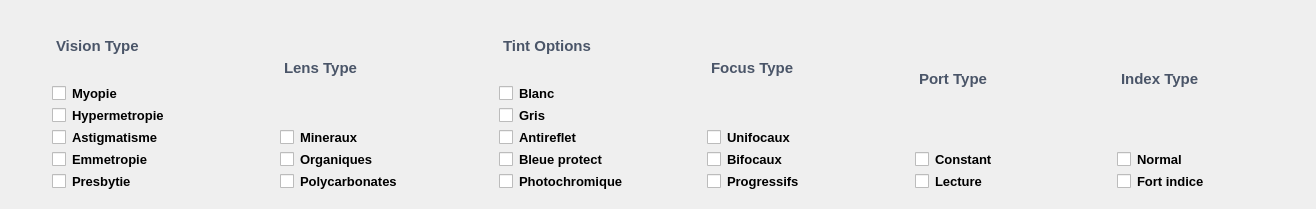
     <widget class="QWidget" name="widget" native="true">
      <property name="minimumSize">
       <size>
        <width>1316</width>
        <height>209</height>
       </size>
      </property>
      <property name="maximumSize">
       <size>
        <width>16777215</width>
        <height>227</height>
       </size>
      </property>
      <property name="styleSheet">
       <string notr="true">border-radius: 10px;
border:none;</string>
      </property>
      <layout class="QHBoxLayout" name="horizontalLayout_2">
       <item>
        <widget class="QFrame" name="vision_type">
         <property name="minimumSize">
          <size>
           <width>169</width>
           <height>0</height>
          </size>
         </property>
         <property name="maximumSize">
          <size>
           <width>190</width>
           <height>16777215</height>
          </size>
         </property>
         <property name="styleSheet">
          <string notr="true">
				color: black;

                font-weight: 800; /* font-medium */</string>
         </property>
         <property name="frameShape">
          <enum>QFrame::StyledPanel</enum>
         </property>
         <property name="frameShadow">
          <enum>QFrame::Raised</enum>
         </property>
         <layout class="QVBoxLayout" name="verticalLayout_6">
          <item>
           <widget class="QLabel" name="label_26">
            <property name="font">
             <font>
              <pointsize>11</pointsize>
              <bold>true</bold>
             </font>
            </property>
            <property name="styleSheet">
             <string notr="true">                font-size: 0.875em; /* text-sm */
                font-weight: 900; /* font-medium */
                color: #4a5568; /* text-gray-700 */
                margin-bottom: 8px; /* mb-2 */
border: none;</string>
            </property>
            <property name="text">
             <string>Vision Type</string>
            </property>
           </widget>
          </item>
          <item>
           <widget class="QCheckBox" name="Myopie">
            <property name="font">
             <font>
              <pointsize>10</pointsize>
              <bold>true</bold>
             </font>
            </property>
            <property name="styleSheet">
             <string notr="true">                width: 16px;
                height: 16px;
                border: none; /* 1px solid #9ca3af; border-gray-400 or similar */
                border-radius: 4px;
                margin-right: 8px; /* mr-2 */
</string>
            </property>
            <property name="text">
             <string>Myopie</string>
            </property>
           </widget>
          </item>
          <item>
           <widget class="QCheckBox" name="Hypermetropie">
            <property name="font">
             <font>
              <pointsize>10</pointsize>
              <bold>true</bold>
             </font>
            </property>
            <property name="styleSheet">
             <string notr="true">                width: 16px;
                height: 16px;
                border: none; /* 1px solid #9ca3af; border-gray-400 or similar */
                border-radius: 4px;
                margin-right: 8px; /* mr-2 */
</string>
            </property>
            <property name="text">
             <string>Hypermetropie</string>
            </property>
           </widget>
          </item>
          <item>
           <widget class="QCheckBox" name="Astigmatisme">
            <property name="font">
             <font>
              <pointsize>10</pointsize>
              <bold>true</bold>
             </font>
            </property>
            <property name="styleSheet">
             <string notr="true">                width: 16px;
                height: 16px;
                border: none; /* 1px solid #9ca3af; border-gray-400 or similar */
                border-radius: 4px;
                margin-right: 8px; /* mr-2 */
</string>
            </property>
            <property name="text">
             <string>Astigmatisme</string>
            </property>
           </widget>
          </item>
          <item>
           <widget class="QCheckBox" name="Emmetropie">
            <property name="font">
             <font>
              <pointsize>10</pointsize>
              <bold>true</bold>
             </font>
            </property>
            <property name="styleSheet">
             <string notr="true">                width: 16px;
                height: 16px;
                border: none; /* 1px solid #9ca3af; border-gray-400 or similar */
                border-radius: 4px;
                margin-right: 8px; /* mr-2 */
</string>
            </property>
            <property name="text">
             <string>Emmetropie</string>
            </property>
           </widget>
          </item>
          <item>
           <widget class="QCheckBox" name="presbytie">
            <property name="font">
             <font>
              <pointsize>10</pointsize>
              <bold>true</bold>
             </font>
            </property>
            <property name="styleSheet">
             <string notr="true">                width: 16px;
                height: 16px;
                border: none; /* 1px solid #9ca3af; border-gray-400 or similar */
                border-radius: 4px;
                margin-right: 8px; /* mr-2 */</string>
            </property>
            <property name="text">
             <string>Presbytie</string>
            </property>
           </widget>
          </item>
         </layout>
        </widget>
       </item>
       <item>
        <widget class="QFrame" name="lens_type">
         <property name="minimumSize">
          <size>
           <width>172</width>
           <height>0</height>
          </size>
         </property>
         <property name="maximumSize">
          <size>
           <width>181</width>
           <height>16777215</height>
          </size>
         </property>
         <property name="styleSheet">
          <string notr="true">
				color: black;

                font-weight: 800; /* font-medium */</string>
         </property>
         <property name="frameShape">
          <enum>QFrame::StyledPanel</enum>
         </property>
         <property name="frameShadow">
          <enum>QFrame::Raised</enum>
         </property>
         <layout class="QVBoxLayout" name="verticalLayout_7">
          <item>
           <widget class="QLabel" name="label_27">
            <property name="font">
             <font>
              <pointsize>11</pointsize>
              <bold>true</bold>
             </font>
            </property>
            <property name="styleSheet">
             <string notr="true">                font-size: 0.875em; /* text-sm */
                font-weight: 900; /* font-medium */
                color: #4a5568; /* text-gray-700 */
                margin-bottom: 8px; /* mb-2 */
border: none;</string>
            </property>
            <property name="text">
             <string>Lens Type</string>
            </property>
           </widget>
          </item>
          <item>
           <widget class="QCheckBox" name="Mineraux">
            <property name="font">
             <font>
              <pointsize>10</pointsize>
              <bold>true</bold>
             </font>
            </property>
            <property name="styleSheet">
             <string notr="true">                width: 16px;
                height: 16px;
                border: none; /* 1px solid #9ca3af; border-gray-400 or similar */
                border-radius: 4px;
                margin-right: 8px; /* mr-2 */
</string>
            </property>
            <property name="text">
             <string>Mineraux</string>
            </property>
           </widget>
          </item>
          <item>
           <widget class="QCheckBox" name="Organiques">
            <property name="font">
             <font>
              <pointsize>10</pointsize>
              <bold>true</bold>
             </font>
            </property>
            <property name="styleSheet">
             <string notr="true">                width: 16px;
                height: 16px;
                border: none; /* 1px solid #9ca3af; border-gray-400 or similar */
                border-radius: 4px;
                margin-right: 8px; /* mr-2 */
</string>
            </property>
            <property name="text">
             <string>Organiques</string>
            </property>
           </widget>
          </item>
          <item>
           <widget class="QCheckBox" name="Polycarbonates">
            <property name="font">
             <font>
              <pointsize>10</pointsize>
              <bold>true</bold>
             </font>
            </property>
            <property name="styleSheet">
             <string notr="true">                width: 16px;
                height: 16px;
                border: none; /* 1px solid #9ca3af; border-gray-400 or similar */
                border-radius: 4px;
                margin-right: 8px; /* mr-2 */
</string>
            </property>
            <property name="text">
             <string>Polycarbonates</string>
            </property>
           </widget>
          </item>
         </layout>
        </widget>
       </item>
       <item>
        <widget class="QFrame" name="tine_option">
         <property name="minimumSize">
          <size>
           <width>160</width>
           <height>0</height>
          </size>
         </property>
         <property name="maximumSize">
          <size>
           <width>170</width>
           <height>16777215</height>
          </size>
         </property>
         <property name="styleSheet">
          <string notr="true">
				color: black;

                font-weight: 800; /* font-medium */</string>
         </property>
         <property name="frameShape">
          <enum>QFrame::StyledPanel</enum>
         </property>
         <property name="frameShadow">
          <enum>QFrame::Raised</enum>
         </property>
         <layout class="QVBoxLayout" name="verticalLayout_8">
          <item>
           <widget class="QLabel" name="label_30">
            <property name="font">
             <font>
              <pointsize>11</pointsize>
              <bold>true</bold>
             </font>
            </property>
            <property name="styleSheet">
             <string notr="true">                font-size: 0.875em; /* text-sm */
                font-weight: 900; /* font-medium */
                color: #4a5568; /* text-gray-700 */
                margin-bottom: 8px; /* mb-2 */
border: none;</string>
            </property>
            <property name="text">
             <string>Tint Options</string>
            </property>
           </widget>
          </item>
          <item>
           <widget class="QCheckBox" name="Blanc">
            <property name="font">
             <font>
              <pointsize>10</pointsize>
              <bold>true</bold>
             </font>
            </property>
            <property name="styleSheet">
             <string notr="true">                width: 16px;
                height: 16px;
                border: none; /* 1px solid #9ca3af; border-gray-400 or similar */
                border-radius: 4px;
                margin-right: 8px; /* mr-2 */
</string>
            </property>
            <property name="text">
             <string>Blanc</string>
            </property>
           </widget>
          </item>
          <item>
           <widget class="QCheckBox" name="Gris">
            <property name="font">
             <font>
              <pointsize>10</pointsize>
              <bold>true</bold>
             </font>
            </property>
            <property name="styleSheet">
             <string notr="true">                width: 16px;
                height: 16px;
                border: none; /* 1px solid #9ca3af; border-gray-400 or similar */
                border-radius: 4px;
                margin-right: 8px; /* mr-2 */
 </string>
            </property>
            <property name="text">
             <string>Gris</string>
            </property>
           </widget>
          </item>
          <item>
           <widget class="QCheckBox" name="Antireflet">
            <property name="font">
             <font>
              <pointsize>10</pointsize>
              <bold>true</bold>
             </font>
            </property>
            <property name="styleSheet">
             <string notr="true">                width: 16px;
                height: 16px;
                border: none; /* 1px solid #9ca3af; border-gray-400 or similar */
                border-radius: 4px;
                margin-right: 8px; /* mr-2 */
</string>
            </property>
            <property name="text">
             <string>Antireflet</string>
            </property>
           </widget>
          </item>
          <item>
           <widget class="QCheckBox" name="bleue_protect">
            <property name="font">
             <font>
              <pointsize>10</pointsize>
              <bold>true</bold>
             </font>
            </property>
            <property name="styleSheet">
             <string notr="true">                width: 16px;
                height: 16px;
                border: none; /* 1px solid #9ca3af; border-gray-400 or similar */
                border-radius: 4px;
                margin-right: 8px; /* mr-2 */
</string>
            </property>
            <property name="text">
             <string>Bleue protect</string>
            </property>
           </widget>
          </item>
          <item>
           <widget class="QCheckBox" name="Photochromique">
            <property name="font">
             <font>
              <pointsize>10</pointsize>
              <bold>true</bold>
             </font>
            </property>
            <property name="styleSheet">
             <string notr="true">                width: 16px;
                height: 16px;
                border: none; /* 1px solid #9ca3af; border-gray-400 or similar */
                border-radius: 4px;
                margin-right: 8px; /* mr-2 */
 </string>
            </property>
            <property name="text">
             <string>Photochromique</string>
            </property>
           </widget>
          </item>
         </layout>
        </widget>
       </item>
       <item>
        <widget class="QFrame" name="focus_type">
         <property name="minimumSize">
          <size>
           <width>160</width>
           <height>0</height>
          </size>
         </property>
         <property name="maximumSize">
          <size>
           <width>170</width>
           <height>16777215</height>
          </size>
         </property>
         <property name="styleSheet">
          <string notr="true">
				color: black;

                font-weight: 800; /* font-medium */</string>
         </property>
         <property name="frameShape">
          <enum>QFrame::StyledPanel</enum>
         </property>
         <property name="frameShadow">
          <enum>QFrame::Raised</enum>
         </property>
         <layout class="QVBoxLayout" name="verticalLayout_9">
          <item>
           <widget class="QLabel" name="label_32">
            <property name="font">
             <font>
              <pointsize>11</pointsize>
              <bold>true</bold>
             </font>
            </property>
            <property name="styleSheet">
             <string notr="true">                font-size: 0.875em; /* text-sm */
                font-weight: 900; /* font-medium */
                color: #4a5568; /* text-gray-700 */
                margin-bottom: 8px; /* mb-2 */
border: none;</string>
            </property>
            <property name="text">
             <string>Focus Type</string>
            </property>
           </widget>
          </item>
          <item>
           <widget class="QCheckBox" name="Unifocaux">
            <property name="font">
             <font>
              <pointsize>10</pointsize>
              <bold>true</bold>
             </font>
            </property>
            <property name="styleSheet">
             <string notr="true">                width: 16px;
                height: 16px;
                border: none; /* 1px solid #9ca3af; border-gray-400 or similar */
                border-radius: 4px;
                margin-right: 8px; /* mr-2 */
</string>
            </property>
            <property name="text">
             <string>Unifocaux</string>
            </property>
           </widget>
          </item>
          <item>
           <widget class="QCheckBox" name="Bifocaux">
            <property name="font">
             <font>
              <pointsize>10</pointsize>
              <bold>true</bold>
             </font>
            </property>
            <property name="styleSheet">
             <string notr="true">                width: 16px;
                height: 16px;
                border: none; /* 1px solid #9ca3af; border-gray-400 or similar */
                border-radius: 4px;
                margin-right: 8px; /* mr-2 */
 </string>
            </property>
            <property name="text">
             <string>Bifocaux</string>
            </property>
           </widget>
          </item>
          <item>
           <widget class="QCheckBox" name="Progressifs">
            <property name="font">
             <font>
              <pointsize>10</pointsize>
              <bold>true</bold>
             </font>
            </property>
            <property name="styleSheet">
             <string notr="true">                width: 16px;
                height: 16px;
                border: none; /* 1px solid #9ca3af; border-gray-400 or similar */
                border-radius: 4px;
                margin-right: 8px; /* mr-2 */
      </string>
            </property>
            <property name="text">
             <string>Progressifs</string>
            </property>
           </widget>
          </item>
         </layout>
        </widget>
       </item>
       <item>
        <widget class="QFrame" name="port_type">
         <property name="minimumSize">
          <size>
           <width>155</width>
           <height>0</height>
          </size>
         </property>
         <property name="maximumSize">
          <size>
           <width>164</width>
           <height>16777215</height>
          </size>
         </property>
         <property name="styleSheet">
          <string notr="true">
				color: black;

                font-weight: 800; /* font-medium */</string>
         </property>
         <property name="frameShape">
          <enum>QFrame::StyledPanel</enum>
         </property>
         <property name="frameShadow">
          <enum>QFrame::Raised</enum>
         </property>
         <layout class="QVBoxLayout" name="verticalLayout_10">
          <item>
           <widget class="QLabel" name="label_33">
            <property name="font">
             <font>
              <pointsize>11</pointsize>
              <bold>true</bold>
             </font>
            </property>
            <property name="styleSheet">
             <string notr="true">                font-size: 0.875em; /* text-sm */
                font-weight: 900; /* font-medium */
                color: #4a5568; /* text-gray-700 */
                margin-bottom: 8px; /* mb-2 */
border: none;</string>
            </property>
            <property name="text">
             <string>Port Type</string>
            </property>
           </widget>
          </item>
          <item>
           <widget class="QCheckBox" name="Constant">
            <property name="font">
             <font>
              <pointsize>10</pointsize>
              <bold>true</bold>
             </font>
            </property>
            <property name="styleSheet">
             <string notr="true">                width: 16px;
                height: 16px;
                border: none; /* 1px solid #9ca3af; border-gray-400 or similar */
                border-radius: 4px;
                margin-right: 8px; /* mr-2 */
</string>
            </property>
            <property name="text">
             <string>Constant</string>
            </property>
           </widget>
          </item>
          <item>
           <widget class="QCheckBox" name="Lecture">
            <property name="font">
             <font>
              <pointsize>10</pointsize>
              <bold>true</bold>
             </font>
            </property>
            <property name="styleSheet">
             <string notr="true">                width: 16px;
                height: 16px;
                border: none; /* 1px solid #9ca3af; border-gray-400 or similar */
                border-radius: 4px;
                margin-right: 8px; /* mr-2 */
</string>
            </property>
            <property name="text">
             <string>Lecture</string>
            </property>
           </widget>
          </item>
         </layout>
        </widget>
       </item>
       <item>
        <widget class="QFrame" name="port_type_2">
         <property name="minimumSize">
          <size>
           <width>157</width>
           <height>0</height>
          </size>
         </property>
         <property name="maximumSize">
          <size>
           <width>165</width>
           <height>16777215</height>
          </size>
         </property>
         <property name="styleSheet">
          <string notr="true">
				color: black;

                font-weight: 800; /* font-medium */</string>
         </property>
         <property name="frameShape">
          <enum>QFrame::StyledPanel</enum>
         </property>
         <property name="frameShadow">
          <enum>QFrame::Raised</enum>
         </property>
         <layout class="QVBoxLayout" name="verticalLayout_11">
          <item>
           <widget class="QLabel" name="label_34">
            <property name="font">
             <font>
              <pointsize>11</pointsize>
              <bold>true</bold>
             </font>
            </property>
            <property name="styleSheet">
             <string notr="true">                font-size: 0.875em; /* text-sm */
                font-weight: 900; /* font-medium */
                color: #4a5568; /* text-gray-700 */
                margin-bottom: 8px; /* mb-2 */
border: none;</string>
            </property>
            <property name="text">
             <string>Index Type</string>
            </property>
           </widget>
          </item>
          <item>
           <widget class="QCheckBox" name="Normal">
            <property name="font">
             <font>
              <pointsize>10</pointsize>
              <bold>true</bold>
             </font>
            </property>
            <property name="styleSheet">
             <string notr="true">                width: 16px;
                height: 16px;
                border: none; /* 1px solid #9ca3af; border-gray-400 or similar */
                border-radius: 4px;
                margin-right: 8px; /* mr-2 */
</string>
            </property>
            <property name="text">
             <string>Normal</string>
            </property>
           </widget>
          </item>
          <item>
           <widget class="QCheckBox" name="fort_indice">
            <property name="font">
             <font>
              <pointsize>10</pointsize>
              <bold>true</bold>
             </font>
            </property>
            <property name="styleSheet">
             <string notr="true">                width: 16px;
                height: 16px;
                border: none; /* 1px solid #9ca3af; border-gray-400 or similar */
                border-radius: 4px;
                margin-right: 8px; /* mr-2 */
</string>
            </property>
            <property name="text">
             <string>Fort indice</string>
            </property>
           </widget>
          </item>
         </layout>
        </widget>
       </item>
      </layout>
     </widget>
